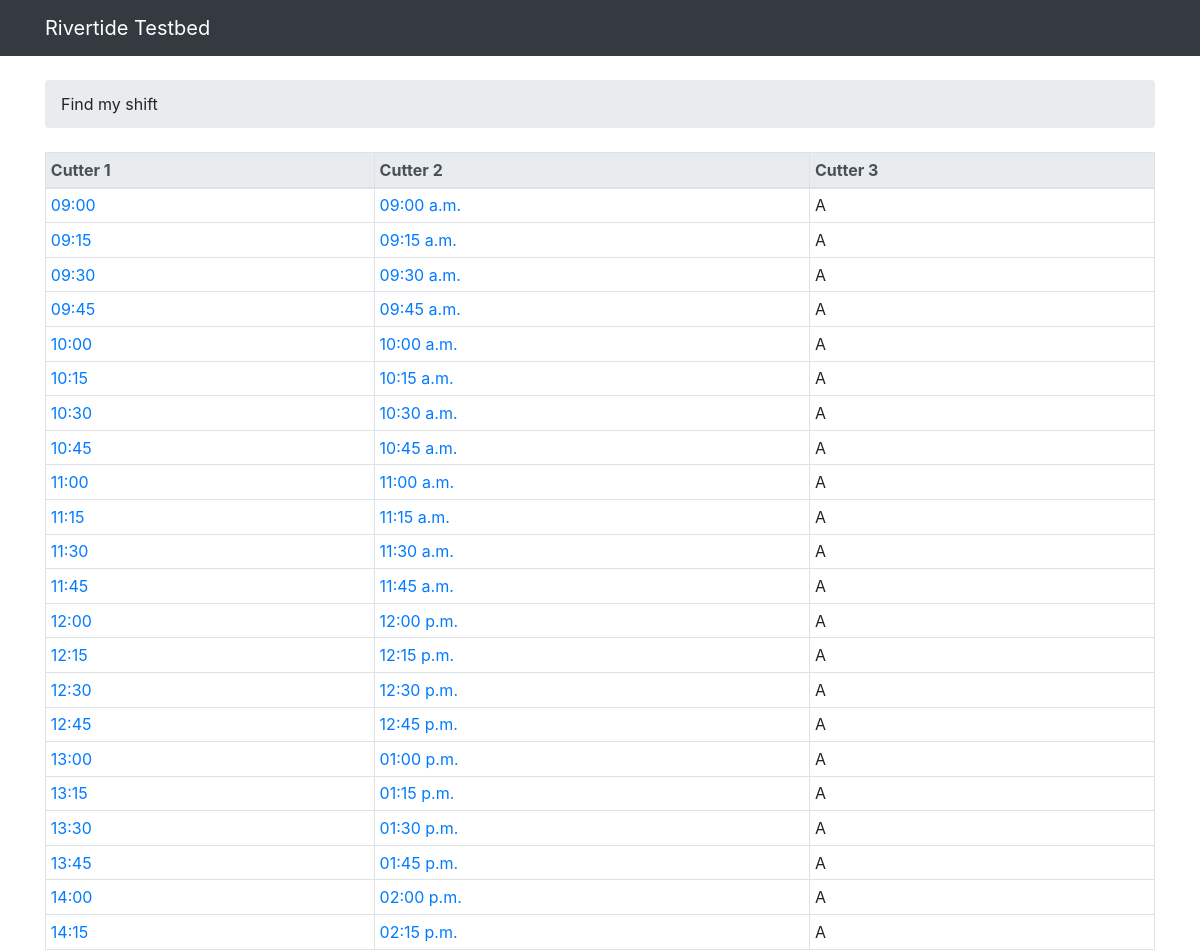
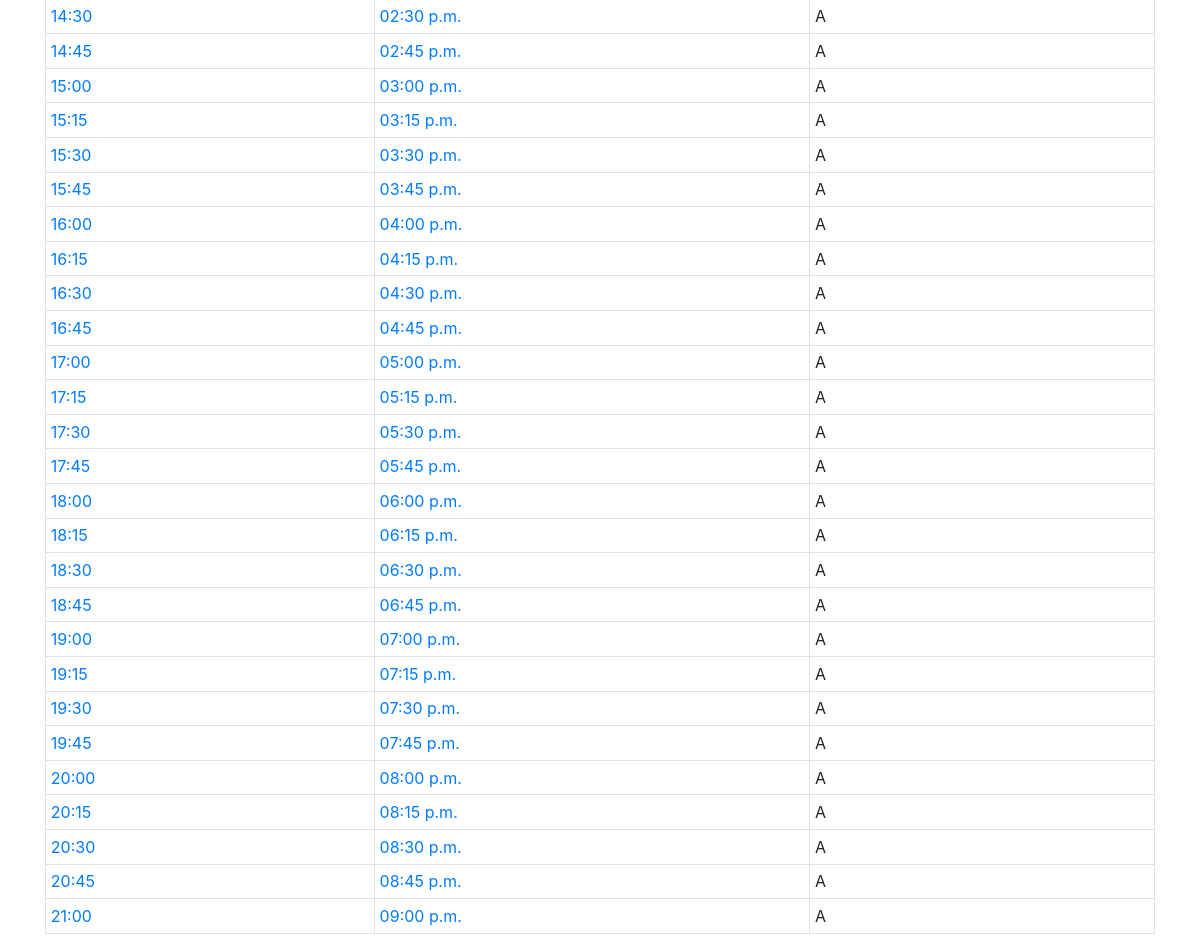
The page / on the database its author committed (2 pictures, top to bottom).
### boards/models.py (models this page shows)
class Category(models.Model):
    name = models.CharField(max_length=30, unique=True)
    description = models.CharField(max_length=255)

### boards/views.py (the view)
# urls.py: url(r'^$', views.table, name='home'),
def table(request):
    interval = 30
    dt = datetime.now()
    start_time = dt
    start_time = start_time.replace(hour=9, minute=0, second=0, microsecond=0)
    end_time_delta = timedelta(hours=12)
    dtstart = datetime.combine(dt.date(), start_time.time())
    dtend = dtstart + end_time_delta
    time_delta = timedelta(minutes=15)
    print(start_time)
    print(end_time_delta)
    print(dtstart)
    print(dtend)
    print(time_delta)
    timeslots = []
    n = dtstart
    while n <= dtend:
        timeslots.append({'id': n.strftime("%H:%M"), 'chemblid': 'test', 'prefName': 'A', 'dt': n})
        n += time_delta
    rows = []
    headers = Category.objects.all()
    rows = [{'id': 1, 'chemblid': 'bbbbbbbb', 'prefName': 'A'},
            {'id': 2, 'chemblid': 234, 'prefName': 'B'},
            {'id': 3, 'chemblid': 23454, 'prefName': 'C'},
            {'id': 4, 'chemblid': 6456, 'prefName': 'D'}]
    print(timeslots)
    return render(request, 'table.html', {'header': headers, 'rows': timeslots})

### templates/table.html
{% extends 'base.html' %}
{% block content %}
<table class="table table-sm table-hover-cell table-bordered">
    <thead class="thead-light">
        <tr>
            {% for k in header %}
            <th>{{k.description}}</th>
            {% endfor %}
        </tr>
    </thead>
    <tbody>
        {% for r in rows %}
            <tr>
                <td><a href="{% url 'day-view'  r.dt|date:'Y' r.dt|date:'m' r.dt|date:'d' %}">{{r.id}}</a></td>
                <td><a href="{% url 'add-event' %}?dtstart={{ r.dt.isoformat }}">{{ r.dt|date:"h:i a" }}</a></td>
                <td>{{r.prefName}}</td>
            </tr>
        {% endfor %}
    </tbody>
</table>
{% endblock %}

### rows shown on the page
Category: description "Cutter 1"
Category: description "Cutter 2"
Category: description "Cutter 3"

### other values the page prints
{{ r.id }} "09:00" "09:15" "09:30" "09:45" "10:00" "10:15" "10:30" "10:45" "11:00" "11:15" "11:30" "11:45" "12:00" "12:15" "12:30" "12:45" "13:00" "13:15" "13:30" "13:45" "14:00" "14:15" "14:30" "14:45" "15:00" "15:15" "15:30" "15:45" "16:00" "16:15" "16:30" "16:45" "17:00" "17:15" "17:30" "17:45" "18:00" "18:15" "18:30" "18:45" "19:00" "19:15" "19:30" "19:45" "20:00" "20:15" "20:30" "20:45" "21:00"
{{ r.dt|date:"h:i a" }} "09:00 a.m." "09:15 a.m." "09:30 a.m." "09:45 a.m." "10:00 a.m." "10:15 a.m." "10:30 a.m." "10:45 a.m." "11:00 a.m." "11:15 a.m." "11:30 a.m." "11:45 a.m." "12:00 p.m." "12:15 p.m." "12:30 p.m." "12:45 p.m." "01:00 p.m." "01:15 p.m." "01:30 p.m." "01:45 p.m." "02:00 p.m." "02:15 p.m." "02:30 p.m." "02:45 p.m." "03:00 p.m." "03:15 p.m." "03:30 p.m." "03:45 p.m." "04:00 p.m." "04:15 p.m." "04:30 p.m." "04:45 p.m." "05:00 p.m." "05:15 p.m." "05:30 p.m." "05:45 p.m." "06:00 p.m." "06:15 p.m." "06:30 p.m." "06:45 p.m." "07:00 p.m." "07:15 p.m." "07:30 p.m." "07:45 p.m." "08:00 p.m." "08:15 p.m." "08:30 p.m." "08:45 p.m." "09:00 p.m."
{{ r.prefName }} "A" "A" "A" "A" "A" "A" "A" "A" "A" "A" "A" "A" "A" "A" "A" "A" "A" "A" "A" "A" "A" "A" "A" "A" "A" "A" "A" "A" "A" "A" "A" "A" "A" "A" "A" "A" "A" "A" "A" "A" "A" "A" "A" "A" "A" "A" "A" "A" "A"
